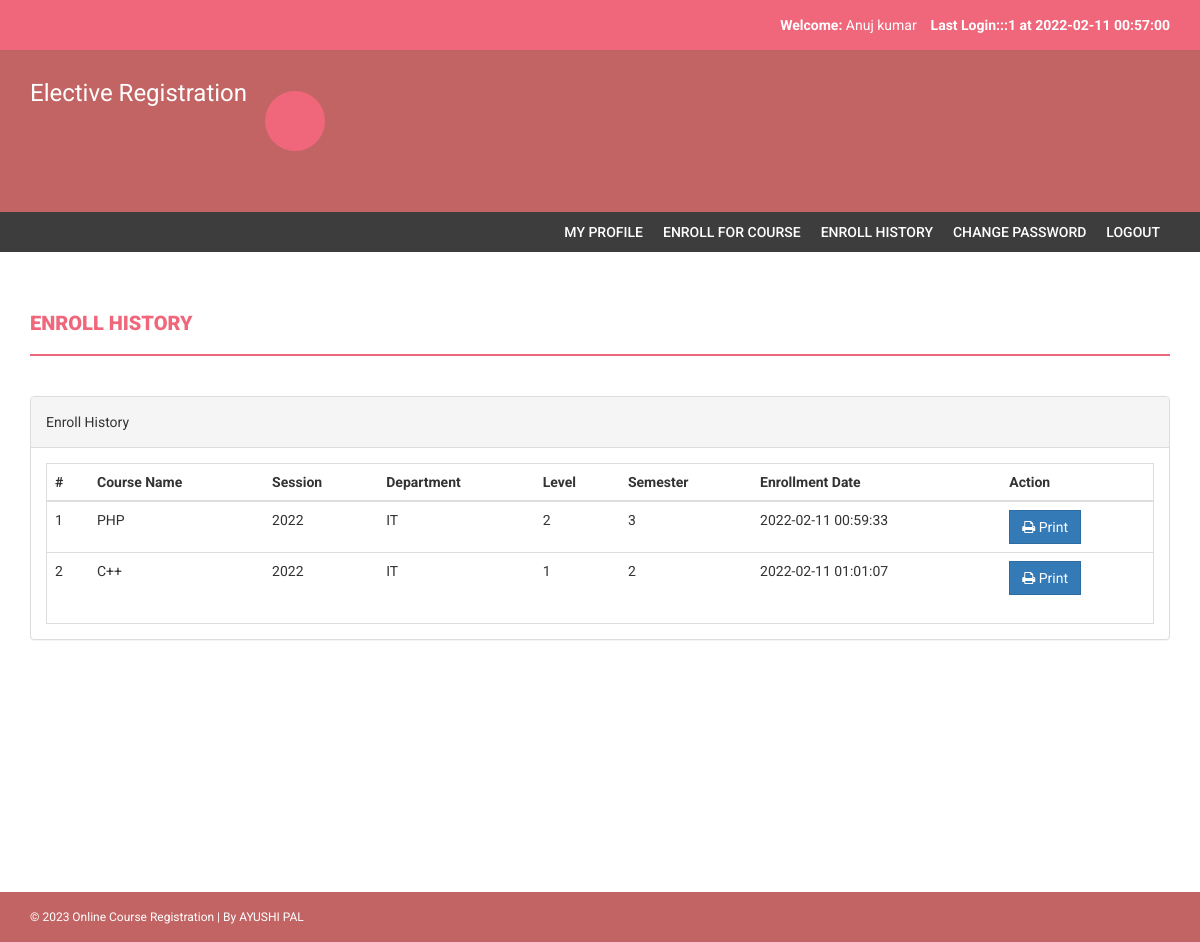
The page /enroll-history.php (signed in) on the database its author committed.
### tables this page shows
CREATE TABLE `courseenrolls` (
  `id` int(11) NOT NULL,
  `studentRegno` varchar(255) DEFAULT NULL,
  `pincode` varchar(255) DEFAULT NULL,
  `session` int(11) DEFAULT NULL,
  `department` int(11) DEFAULT NULL,
  `level` int(11) DEFAULT NULL,
  `semester` int(11) DEFAULT NULL,
  `course` int(11) DEFAULT NULL,
  `enrollDate` timestamp NULL DEFAULT current_timestamp()
);

CREATE TABLE `course` (
  `id` int(11) NOT NULL,
  `courseCode` varchar(255) DEFAULT NULL,
  `courseName` varchar(255) DEFAULT NULL,
  `courseUnit` varchar(255) DEFAULT NULL,
  `noofSeats` int(11) DEFAULT NULL,
  `creationDate` timestamp NULL DEFAULT current_timestamp(),
  `updationDate` varchar(255) DEFAULT NULL
);

CREATE TABLE `session` (
  `id` int(11) NOT NULL,
  `session` varchar(255) DEFAULT NULL,
  `creationDate` timestamp NULL DEFAULT current_timestamp()
);

CREATE TABLE `department` (
  `id` int(11) NOT NULL,
  `department` varchar(255) DEFAULT NULL,
  `creationDate` timestamp NULL DEFAULT current_timestamp()
);

CREATE TABLE `level` (
  `id` int(11) NOT NULL,
  `level` varchar(255) DEFAULT NULL,
  `creationDate` timestamp NULL DEFAULT current_timestamp()
);

CREATE TABLE `semester` (
  `id` int(11) NOT NULL,
  `semester` varchar(255) DEFAULT NULL,
  `creationDate` timestamp NULL DEFAULT current_timestamp(),
  `updationDate` varchar(255) DEFAULT NULL
);

### enroll-history.php (the view, shortened to what this page needs)
<?php
include('includes/config.php');
if(strlen($_SESSION['login'])==0)
{
header('location:index.php');
}else{
?>
<!DOCTYPE html>
<html xmlns="http://www.w3.org/1999/xhtml">
<head>
    <link href="assets/css/bootstrap.css" rel="stylesheet" />
    <link href="assets/css/font-awesome.css" rel="stylesheet" />
    <link href="assets/css/style.css" rel="stylesheet" />
</head>
<body>
<?php include('includes/header.php');?>
<?php if($_SESSION['login']!="")
{
 include('includes/menubar.php');
}
 ?>
    <div class="content-wrapper">
        <div class="container">
              <div class="row">
                    <div class="col-md-12">
                        <h1 class="page-head-line">Enroll History  </h1>
                    </div>
                </div>
                <div class="row" >
                <div class="col-md-12">
                    <div class="panel panel-default">
                        <div class="panel-heading">
                           Enroll History
                        </div>
                        <div class="panel-body">
                            <div class="table-responsive table-bordered">
                                <table class="table">
                                    <thead>
                                        <tr>
                                            <th>#</th>
                                            <th>Course Name </th>
                                            <th>Session </th>
                                            <th> Department</th>
                                             <th>Level</th>
                                                <th>Semester</th>
                                             <th>Enrollment Date</th>
                                             <th>Action</th>
                                        </tr>
                                    </thead>
                                    <tbody>
<?php
$sql=mysqli_query($con,"select courseenrolls.course as cid, course.courseName as courname,session.session as session,department.department as dept,level.level as level,courseenrolls.enrollDate as edate ,semester.semester as sem from courseenrolls join course on course.id=courseenrolls.course join session on session.id=courseenrolls.session join department on department.id=courseenrolls.department join level on level.id=courseenrolls.level  join semester on semester.id=courseenrolls.semester  where courseenrolls.studentRegno='".$_SESSION['login']."'");
$cnt=1;
while($row=mysqli_fetch_array($sql))
{
?>
                                        <tr>
                                            <td><?php echo $cnt;?></td>
                                            <td><?php echo htmlentities($row['courname']);?></td>
                                            <td><?php echo htmlentities($row['session']);?></td>
                                            <td><?php echo htmlentities($row['dept']);?></td>
                                            <td><?php echo htmlentities($row['level']);?></td>
                                            <td><?php echo htmlentities($row['sem']);?></td>
                                             <td><?php echo htmlentities($row['edate']);?></td>
                                            <td>
                                            <a href="print.php?id=<?php echo $row['cid']?>" target="_blank">
<button class="btn btn-primary"><i class="fa fa-print "></i> Print</button> </a>
                                            </td>
                                        </tr>
<?php
$cnt++;
} ?>
                                    </tbody>
                                </table>
                            </div>
                        </div>
                    </div>
                </div>
            </div>
        </div>
    </div>
  <?php include('includes/footer.php');?>
</body>
</html>
<?php } ?>

### includes/header.php (shortened to what this page needs)
<?php
include("includes/config.php");
?>
<?php if($_SESSION['login']!="")
{?>
<header>
        <div class="container">
            <div class="row">
                <div class="col-md-12">
                    <strong>Welcome: </strong><?php echo htmlentities($_SESSION['sname']);?>
                    <strong>Last Login:<?php
        $ret=mysqli_query($con,"SELECT  * from userlog where studentRegno='".$_SESSION['login']."' order by id desc limit 1,1");
                    $row=mysqli_fetch_array($ret);
                    echo $row['userip']; ?> at <?php echo $row['loginTime'];?></strong>
                </div>
            </div>
        </div>
    </header>
    <?php } ?>
    <div class="navbar navbar-inverse set-radius-zero">
        <div class="container">
            <div class="navbar-header">
                <a class="navbar-brand" href="#" style="color:#fff; font-size:24px;4px; line-height:24px; ">
                   Elective Registration
                </a>
            </div>
            <div class="left-div">
                <i class="fa f login-icon" ></i>
        </div>
            </div>
        </div>

### includes/menubar.php
<section class="menu-section">
        <div class="container">
            <div class="row">
                <div class="col-md-12">
                    <div class="navbar-collapse collapse ">
                        <ul id="menu-top" class="nav navbar-nav navbar-right">
                        <li><a href="my-profile.php">My Profile</a></li>
                             <li><a href="enroll.php">Enroll for Course </a></li>
                             <li><a href="enroll-history.php">Enroll History  </a></li>
                               <li><a href="change-password.php">Change Password</a></li>
                            <li><a href="logout.php">Logout</a></li>
                        </ul>
                    </div>
                </div>
            </div>
        </div>
    </section>

### includes/footer.php
<footer>
        <div class="container">
            <div class="row">
                <div class="col-md-12">
                    &copy; <?php echo date('Y');?> Online Course Registration | By AYUSHI PAL</a>
                </div>
            </div>
        </div>
    </footer>

### assets/css/style.css (style rules this page uses)
body { font-family: 'Roboto', sans-serif; line-height: 30px; }
.set-radius-zero { border-radius: 0px; -moz-border-radius: 0px; -webkit-border-radius: 0px; }
.content-wrapper { margin-top: 40px; min-height: 600px; padding-bottom: 60px; }
.page-head-line { font-weight: 900; padding-bottom: 20px; border-bottom: 2px solid #F0677C; text-transform: uppercase; color: #F0677C; font-size: 20px; margin-bottom: 40px; }
.btn { border-radius: 0px; -webkit-border-radius: 0px; -moz-border-radius: 0px; }
.login-icon { height: 60px; width: 60px; padding: 13px; border-radius: 50%; font-size: 30px; margin-bottom: 20px; color: #fff; text-align: center; cursor:pointer; background-color:#F0677C; -webkit-border-radius:50%; -moz-border-radius:50%; }
header { background-color: #F0677C; color: #fff; padding: 10px; text-align: right; }
.left-div { padding-left: 30px; margin-top: 40px; margin-bottom: 30px; }
.navbar-brand { width: 250px; padding-top: 30px; }
.menu-section { background-color: #3D3D3D; }
#menu-top a { color: #FFF; text-decoration: none; font-weight: 500; padding: 10px 10px 10px 10px; text-transform: uppercase; }
.navbar-inverse { background-color: #C36464; border-color: transparent; }
.navbar { margin-bottom: 0px; }
footer { padding: 10px; color: #fff; font-size: 12px; background-color: #C36464; }

### rows shown on the page
courseenrolls: course.courseName "PHP", session.session "2022", department.department "IT", level.level "2", semester.semester "3", enrollDate "2022-02-11 00:59:33"
courseenrolls: course.courseName "C++", session.session "2022", department.department "IT", level.level "1", semester.semester "2", enrollDate "2022-02-11 01:01:07"

### other values the page prints
$_SESSION['sname'] "Anuj kumar"
$row['userip'] "::1"
$row['loginTime'] "2022-02-11 00:57:00"
